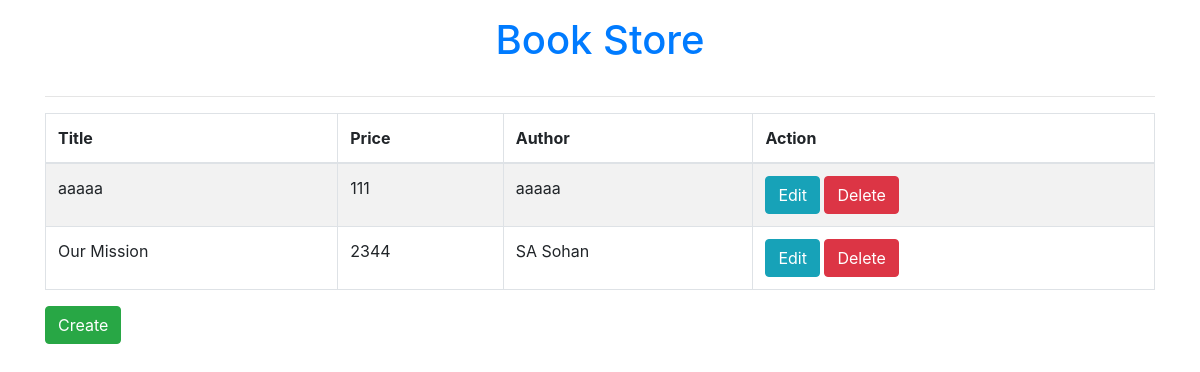
The page / on the database its author committed.
### djangoCrud/models.py (models this page shows)
class BookList(models.Model):
    title = models.CharField(max_length = 150)
    price = models.IntegerField()
    author= models.CharField(max_length= 100)

### djangoCrud/views.py (the view)
# urls.py: path('', views.index , name='index'),
def index(request):
    books = BookList.objects.all()
    return render(request , 'index.html',{'books':books})

### templates/index.html
{% extends 'master.html' %}
{% block content %}
    <div class="container">
      <h1 class="py-3 text-center text-primary">Book Store</h1>
      <hr>
          <table class="table table-striped table-bordered">
            <thead>
              <tr>
                <th scope="col">Title</th>
                <th scope="col">Price</th>
                <th scope="col">Author</th>
                <th scope="col">Action</th>
              </tr>
            </thead>
            <tbody>
            {% for book in books %}
              <tr>
                <td>{{ book.title }}</td>
                <td>{{ book.price }}</td>
                <td>{{ book.author }}</td>
                <td>
                    <a class = "btn btn-info" href="/edit/{{ book.id }}">Edit</a>
                    <a class = "btn btn-danger" href="/delete/{{ book.id }}">Delete</a>
                </td>
              </tr>
              {% endfor %}
            </tbody>
          </table>
      <a href="/add_book" class="btn btn-success">Create</a>
    </div>
{% endblock  %}

### rows shown on the page
BookList: title "aaaaa", price "111", author "aaaaa"
BookList: title "Our Mission", price "2344", author "SA Sohan"
